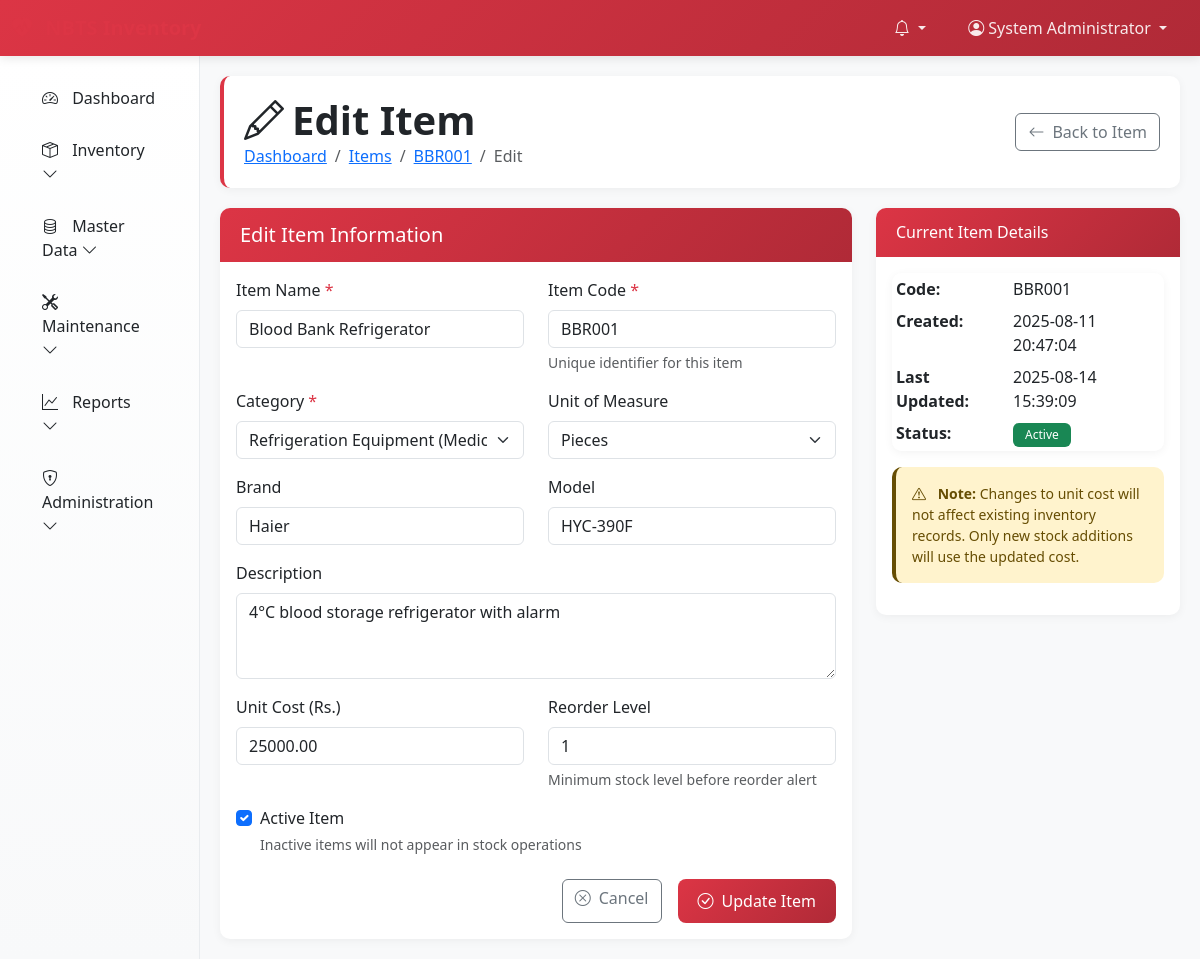
The page /pages/items/edit.php?id=3 (signed in) on the database its author committed.
### tables this page shows
CREATE TABLE IF NOT EXISTS `items` (
  `id` int NOT NULL AUTO_INCREMENT,
  `name` varchar(200) NOT NULL,
  `code` varchar(50) NOT NULL,
  `category_id` int NOT NULL,
  `brand` varchar(100) DEFAULT NULL,
  `model` varchar(100) DEFAULT NULL,
  `description` text,
  `unit_of_measure` varchar(20) DEFAULT 'pcs',
  `unit_cost` decimal(10,2) DEFAULT '0.00',
  `reorder_level` int DEFAULT '0',
  `qr_code` varchar(255) DEFAULT NULL,
  `is_active` tinyint(1) NOT NULL DEFAULT '1',
  `created_at` timestamp NULL DEFAULT CURRENT_TIMESTAMP,
  `updated_at` timestamp NULL DEFAULT CURRENT_TIMESTAMP ON UPDATE CURRENT_TIMESTAMP,
  PRIMARY KEY (`id`),
  UNIQUE KEY `code` (`code`),
  KEY `category_id` (`category_id`)
);

CREATE TABLE IF NOT EXISTS `categories` (
  `id` int NOT NULL AUTO_INCREMENT,
  `name` varchar(100) NOT NULL,
  `code` varchar(20) NOT NULL,
  `type` enum('medical','non_medical') NOT NULL DEFAULT 'medical',
  `description` text,
  `is_active` tinyint(1) NOT NULL DEFAULT '1',
  `created_at` timestamp NULL DEFAULT CURRENT_TIMESTAMP,
  `updated_at` timestamp NULL DEFAULT CURRENT_TIMESTAMP ON UPDATE CURRENT_TIMESTAMP,
  PRIMARY KEY (`id`),
  UNIQUE KEY `code` (`code`)
);

### config/database.php (called while the page is built, shortened)
<?php
function getDatabaseConnection() {
    static $connection = null;
    if ($connection === null) {
        try {
            $connection = new mysqli(DB_HOST, DB_USERNAME, DB_PASSWORD, DB_NAME);
            $connection->set_charset(DB_CHARSET);
            $connection->query("SET time_zone = '+05:30'");
        } catch (Exception $e) {
            error_log("Database connection error: " . $e->getMessage());
            die("Database connection failed. Please check configuration.");
        }
    }
    return $connection;
}
function executeQuery($query, $params = [], $types = '') {
    $conn = getDatabaseConnection();
    $stmt = $conn->prepare($query);
    if (!empty($params)) {
        $stmt->bind_param($types, ...$params);
    }
    $result = $stmt->execute();
    return $stmt;
}
function fetchSingle($query, $params = [], $types = '') {
    $stmt = executeQuery($query, $params, $types);
    $result = $stmt->get_result();
    return $result->fetch_assoc();
}
function fetchAll($query, $params = [], $types = '') {
    $stmt = executeQuery($query, $params, $types);
    $result = $stmt->get_result();
    return $result->fetch_all(MYSQLI_ASSOC);
}
?>

### config/config.php (called while the page is built, shortened)
<?php
require_once 'database.php';
function formatDateTime($datetime, $format = 'Y-m-d H:i:s') {
    return (empty($datetime) || $datetime === '0000-00-00 00:00:00') ? '' : date($format, strtotime($datetime));
}
?>

### pages/items/edit.php (the view, shortened to what this page needs)
<?php
require_once '../../config/config.php';
$item_id = (int)($_GET['id'] ?? 0);
$item = fetchSingle("SELECT * FROM items WHERE id = ?", [$item_id], 'i');
$categories = fetchAll("SELECT * FROM categories WHERE is_active = 1 ORDER BY name");
include '../../includes/header.php';
?>
<div class="page-header fade-in">
    <div class="d-flex justify-content-between align-items-center">
        <div>
            <h1><i class="bi bi-pencil me-2"></i>Edit Item</h1>
            <nav aria-label="breadcrumb">
                <ol class="breadcrumb">
                    <li class="breadcrumb-item"><a href="/pages/dashboard.php">Dashboard</a></li>
                    <li class="breadcrumb-item"><a href="index.php">Items</a></li>
                    <li class="breadcrumb-item"><a href="view.php?id=<?php echo $item['id']; ?>"><?php echo htmlspecialchars($item['code']); ?></a></li>
                    <li class="breadcrumb-item active">Edit</li>
                </ol>
            </nav>
        </div>
        <div>
            <a href="view.php?id=<?php echo $item['id']; ?>" class="btn btn-outline-secondary">
                <i class="bi bi-arrow-left me-2"></i>Back to Item
            </a>
        </div>
    </div>
</div>
<div class="row">
    <div class="col-lg-8">
        <div class="card fade-in">
            <div class="card-header">
                <h5 class="mb-0">Edit Item Information</h5>
            </div>
            <div class="card-body">
                <form method="POST" id="itemForm">
                    <div class="row">
                        <div class="col-md-6 mb-3">
                            <label for="name" class="form-label">Item Name <span class="text-danger">*</span></label>
                            <input type="text" class="form-control" id="name" name="name"
                                   value="<?php echo htmlspecialchars($_POST['name'] ?? $item['name']); ?>" required>
                        </div>
                        <div class="col-md-6 mb-3">
                            <label for="code" class="form-label">Item Code <span class="text-danger">*</span></label>
                            <input type="text" class="form-control" id="code" name="code"
                                   value="<?php echo htmlspecialchars($_POST['code'] ?? $item['code']); ?>" required
                                   onchange="checkItemCode(this.value, <?php echo $item_id; ?>)">
                            <div class="form-text">Unique identifier for this item</div>
                        </div>
                    </div>
                    <div class="row">
                        <div class="col-md-6 mb-3">
                            <label for="category_id" class="form-label">Category <span class="text-danger">*</span></label>
                            <select class="form-select" id="category_id" name="category_id" required>
                                <?php foreach ($categories as $category): ?>
                                    <option value="<?php echo $category['id']; ?>"
                                            <?php echo (($_POST['category_id'] ?? $item['category_id']) == $category['id']) ? 'selected' : ''; ?>>
                                        <?php echo htmlspecialchars($category['name']); ?>
                                        (<?php echo ucfirst($category['type']); ?>)
                                    </option>
                                <?php endforeach; ?>
                            </select>
                        </div>
                        <div class="col-md-6 mb-3">
                            <label for="unit_of_measure" class="form-label">Unit of Measure</label>
                            <select class="form-select" id="unit_of_measure" name="unit_of_measure">
                                <?php
                                $current_unit = $_POST['unit_of_measure'] ?? $item['unit_of_measure'];
                                $units = ['pcs', 'set', 'box', 'pack', 'roll', 'bottle', 'kg', 'liter'];
                                ?>
                                <?php foreach ($units as $unit): ?>
                                    <option value="<?php echo $unit; ?>" <?php echo ($current_unit === $unit) ? 'selected' : ''; ?>>
                                        <?php echo ucfirst($unit === 'pcs' ? 'Pieces' : $unit); ?>
                                    </option>
                                <?php endforeach; ?>
                            </select>
                        </div>
                    </div>
                    <div class="row">
                        <div class="col-md-6 mb-3">
                            <label for="brand" class="form-label">Brand</label>
                            <input type="text" class="form-control" id="brand" name="brand"
                                   value="<?php echo htmlspecialchars($_POST['brand'] ?? $item['brand']); ?>">
                        </div>
                        <div class="col-md-6 mb-3">
                            <label for="model" class="form-label">Model</label>
                            <input type="text" class="form-control" id="model" name="model"
                                   value="<?php echo htmlspecialchars($_POST['model'] ?? $item['model']); ?>">
                        </div>
                    </div>
                    <div class="mb-3">
                        <label for="description" class="form-label">Description</label>
                        <textarea class="form-control" id="description" name="description" rows="3"
                                  placeholder="Enter detailed description of the item..."><?php echo htmlspecialchars($_POST['description'] ?? $item['description']); ?></textarea>
                    </div>
                    <div class="row">
                        <div class="col-md-6 mb-3">
                            <label for="unit_cost" class="form-label">Unit Cost (Rs.)</label>
                            <input type="number" class="form-control" id="unit_cost" name="unit_cost"
                                   value="<?php echo htmlspecialchars($_POST['unit_cost'] ?? $item['unit_cost']); ?>"
                                   min="0" step="0.01">
                        </div>
                        <div class="col-md-6 mb-3">
                            <label for="reorder_level" class="form-label">Reorder Level</label>
                            <input type="number" class="form-control" id="reorder_level" name="reorder_level"
                                   value="<?php echo htmlspecialchars($_POST['reorder_level'] ?? $item['reorder_level']); ?>" min="0">
                            <div class="form-text">Minimum stock level before reorder alert</div>
                        </div>
                    </div>
                    <div class="mb-4">
                        <div class="form-check">
                            <input type="checkbox" class="form-check-input" id="is_active" name="is_active"
                                   <?php echo (($_POST['is_active'] ?? $item['is_active']) == 1) ? 'checked' : ''; ?>>
                            <label class="form-check-label" for="is_active">
                                Active Item
                            </label>
                            <div class="form-text">Inactive items will not appear in stock operations</div>
                        </div>
                    </div>
                    <div class="d-grid gap-2 d-md-flex justify-content-md-end">
                        <a href="view.php?id=<?php echo $item['id']; ?>" class="btn btn-outline-secondary me-md-2">
                            <i class="bi bi-x-circle me-2"></i>Cancel
                        </a>
                        <button type="submit" class="btn btn-primary">
                            <i class="bi bi-check-circle me-2"></i>Update Item
                        </button>
                    </div>
                </form>
            </div>
        </div>
    </div>
    <div class="col-lg-4">
        <div class="card fade-in">
            <div class="card-header">
                <h6 class="mb-0">Current Item Details</h6>
            </div>
            <div class="card-body">
                <table class="table table-sm table-borderless">
                    <tr>
                        <td><strong>Code:</strong></td>
                        <td><?php echo htmlspecialchars($item['code']); ?></td>
                    </tr>
                    <tr>
                        <td><strong>Created:</strong></td>
                        <td><?php echo formatDateTime($item['created_at']); ?></td>
                    </tr>
                    <tr>
                        <td><strong>Last Updated:</strong></td>
                        <td><?php echo formatDateTime($item['updated_at']); ?></td>
                    </tr>
                    <tr>
                        <td><strong>Status:</strong></td>
                        <td>
                            <span class="badge <?php echo $item['is_active'] ? 'bg-success' : 'bg-secondary'; ?>">
                                <?php echo $item['is_active'] ? 'Active' : 'Inactive'; ?>
                            </span>
                        </td>
                    </tr>
                </table>
                <div class="alert alert-warning small mt-3">
                    <i class="bi bi-exclamation-triangle me-2"></i>
                    <strong>Note:</strong> Changes to unit cost will not affect existing inventory records. Only new stock additions will use the updated cost.
                </div>
            </div>
        </div>
    </div>
</div>
<?php
include '../../includes/footer.php';
?>

### includes/header.php (style rules this page uses)
:root { --nbts-primary: #dc3545; --nbts-secondary: #0d6efd; --nbts-success: #198754; --nbts-warning: #ffc107; --nbts-danger: #dc3545; --nbts-info: #0dcaf0; --nbts-light: #f8f9fa; --nbts-dark: #212529; }
.page-header { background: white; padding: 20px; border-radius: 10px; box-shadow: 0 2px 10px rgba(0,0,0,0.05); margin-bottom: 20px; border-left: 4px solid var(--nbts-primary); }
.page-header h1 { margin: 0; color: var(--nbts-dark); font-weight: 600; }
.page-header .breadcrumb { margin: 0; background: none; padding: 0; }
.card { border: none; border-radius: 10px; box-shadow: 0 2px 10px rgba(0,0,0,0.05); transition: transform 0.3s ease, box-shadow 0.3s ease; }
.card-header { background: linear-gradient(135deg, var(--nbts-primary), #b02a37); color: white; border-radius: 10px 10px 0 0 !important; padding: 15px 20px; border: none; font-weight: 600; }
.btn-primary { background: linear-gradient(135deg, var(--nbts-primary), #b02a37); border: none; border-radius: 8px; font-weight: 500; padding: 10px 20px; transition: all 0.3s ease; }
.table { background: white; border-radius: 10px; overflow: hidden; box-shadow: 0 2px 10px rgba(0,0,0,0.05); }
.table tbody tr { transition: background-color 0.3s ease; }
.badge { font-weight: 500; border-radius: 6px; padding: 6px 12px; }
.alert { border: none; border-radius: 10px; border-left: 4px solid; }
.fade-in { animation: fadeIn 0.5s ease-in-out; }

### rows shown on the page
items: code "BBR001", name "Blood Bank Refrigerator", category_id "Refrigeration Equipment (Medical)", unit_of_measure "Pieces", brand "Haier", model "HYC-390F", description "4°C blood storage refrigerator with alarm", unit_cost "25000.00", reorder_level "1", is_active "☑", created_at "2025-08-11 20:47:04", updated_at "2025-08-14 15:39:09"

### other values the page prints
$_SESSION['user_name'] "System Administrator"
